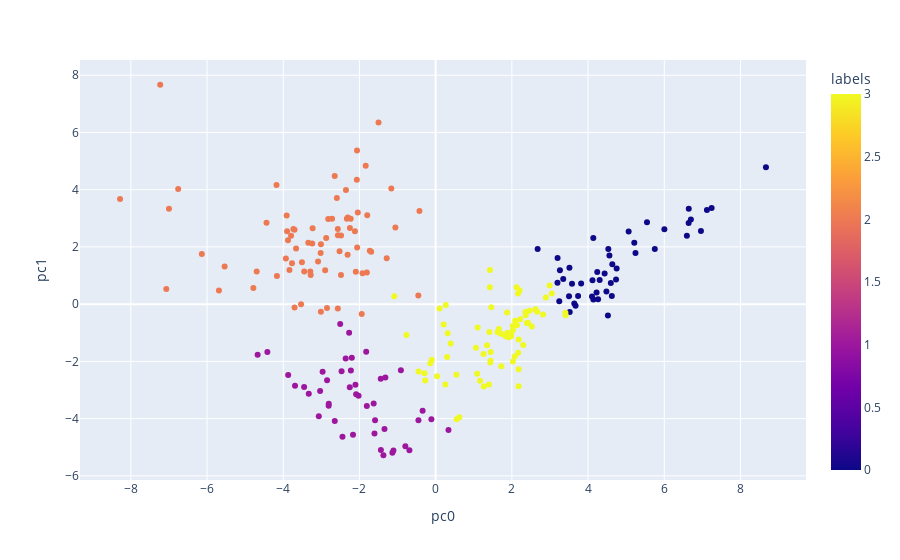

Notebook cell for this chart:
### Code cell
px.scatter(data_frame=environ_gmm, x=environ_gmm['pc0'], y=environ_gmm['pc1'], color=environ_gmm["labels"], hover_data=['Country'])

### Figure 1 — Plotly figure (JSON) as saved in the notebook; plotly's stock layout.template omitted (floating-point values rounded to 4 significant figures; data arrays with more than 128 entries replaced by an {"elided": "..."} marker saying what was removed)
{"data": [{"customdata": {"elided": "237x1 str values"}, "hovertemplate": "pc0=%{x}<br>pc1=%{y}<br>Country=%{customdata[0]}<br>labels=%{marker.color}<extra></extra>", "legendgroup": "", "marker": {"color": {"elided": "237 int values"}, "coloraxis": "coloraxis", "symbol": "circle"}, "mode": "markers", "name": "", "orientation": "v", "showlegend": false, "type": "scatter", "x": {"elided": "237 float values"}, "xaxis": "x", "y": {"elided": "237 float values"}, "yaxis": "y"}], "layout": {"coloraxis": {"colorbar": {"title": {"text": "labels"}}, "colorscale": [[0, "#0d0887"], [0.1111, "#46039f"], [0.2222, "#7201a8"], [0.3333, "#9c179e"], [0.4444, "#bd3786"], [0.5556, "#d8576b"], [0.6667, "#ed7953"], [0.7778, "#fb9f3a"], [0.8889, "#fdca26"], [1, "#f0f921"]]}, "legend": {"tracegroupgap": 0}, "margin": {"t": 60}, "xaxis": {"anchor": "y", "domain": [0, 1], "title": {"text": "pc0"}}, "yaxis": {"anchor": "x", "domain": [0, 1], "title": {"text": "pc1"}}}}
